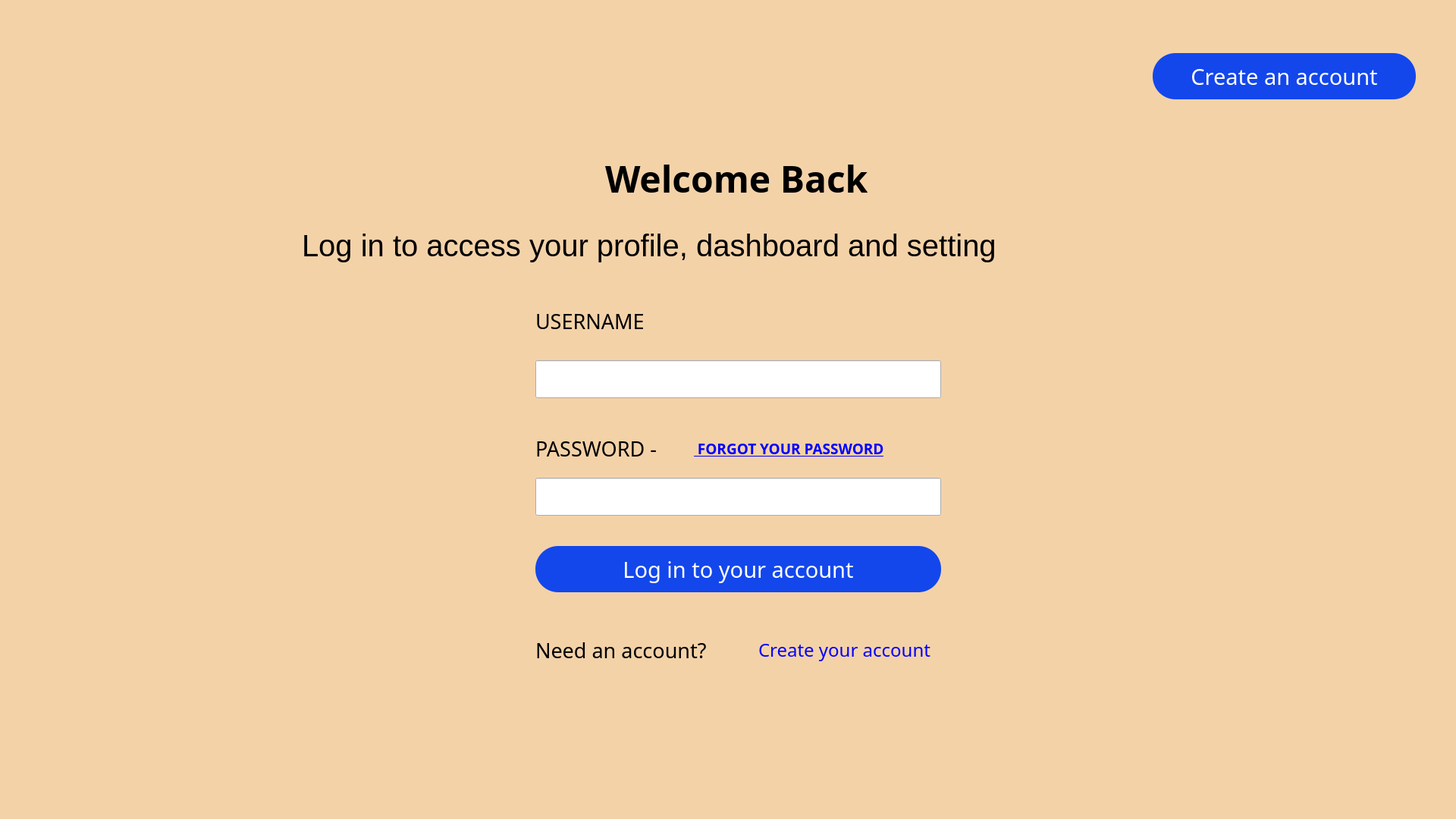
<?xml version="1.0" encoding="UTF-8"?>
<ui version="4.0">
 <class>login_page</class>
 <widget class="QWidget" name="login_page">
  <property name="geometry">
   <rect>
    <x>0</x>
    <y>0</y>
    <width>1920</width>
    <height>1080</height>
   </rect>
  </property>
  <property name="windowTitle">
   <string>First_page</string>
  </property>
  <property name="windowOpacity">
   <double>1.000000000000000</double>
  </property>
  <property name="layoutDirection">
   <enum>Qt::LeftToRight</enum>
  </property>
  <property name="autoFillBackground">
   <bool>false</bool>
  </property>
  <property name="styleSheet">
   <string notr="true">

background-image: url(D:/Downloads/IC_Kmitl/Software Engineering Principle/Project/UI/login_wallpaper_2.png);

background-size: cover;

opacity : 0.7;

</string>
  </property>
  <widget class="QLabel" name="orange_background">
   <property name="geometry">
    <rect>
     <x>0</x>
     <y>0</y>
     <width>1920</width>
     <height>1080</height>
    </rect>
   </property>
   <property name="cursor">
    <cursorShape>PointingHandCursor</cursorShape>
   </property>
   <property name="styleSheet">
    <string notr="true">background: rgba(255, 140, 0 , 0.30);

opacity: 0.69;

</string>
   </property>
   <property name="frameShadow">
    <enum>QFrame::Plain</enum>
   </property>
   <property name="text">
    <string/>
   </property>
  </widget>
  <widget class="QPushButton" name="create_an_account_Button">
   <property name="geometry">
    <rect>
     <x>1520</x>
     <y>70</y>
     <width>347</width>
     <height>61</height>
    </rect>
   </property>
   <property name="font">
    <font>
     <family>Yu Gothic</family>
     <pointsize>22</pointsize>
    </font>
   </property>
   <property name="cursor">
    <cursorShape>PointingHandCursor</cursorShape>
   </property>
   <property name="styleSheet">
    <string notr="true">color : white;
background : #1347EC;
border-radius : 30px;
</string>
   </property>
   <property name="text">
    <string>Create an account</string>
   </property>
  </widget>
  <widget class="QLabel" name="welcome_back_label">
   <property name="geometry">
    <rect>
     <x>798</x>
     <y>205</y>
     <width>361</width>
     <height>60</height>
    </rect>
   </property>
   <property name="font">
    <font>
     <family>Script MT Bold</family>
     <pointsize>36</pointsize>
     <weight>75</weight>
     <bold>true</bold>
    </font>
   </property>
   <property name="styleSheet">
    <string notr="true">background: transparent;</string>
   </property>
   <property name="text">
    <string>Welcome Back</string>
   </property>
  </widget>
  <widget class="QLabel" name="description_label">
   <property name="geometry">
    <rect>
     <x>398</x>
     <y>290</y>
     <width>1154</width>
     <height>67</height>
    </rect>
   </property>
   <property name="font">
    <font>
     <family>Segoe UI</family>
     <pointsize>30</pointsize>
    </font>
   </property>
   <property name="styleSheet">
    <string notr="true">background: transparent
</string>
   </property>
   <property name="text">
    <string>Log in to access your profile, dashboard and setting </string>
   </property>
  </widget>
  <widget class="QLabel" name="username_label">
   <property name="geometry">
    <rect>
     <x>706</x>
     <y>404</y>
     <width>191</width>
     <height>39</height>
    </rect>
   </property>
   <property name="font">
    <font>
     <family>Yu Gothic</family>
     <pointsize>20</pointsize>
    </font>
   </property>
   <property name="styleSheet">
    <string notr="true">background: transparent;</string>
   </property>
   <property name="text">
    <string>USERNAME</string>
   </property>
  </widget>
  <widget class="QLineEdit" name="username_input">
   <property name="geometry">
    <rect>
     <x>706</x>
     <y>475</y>
     <width>535</width>
     <height>50</height>
    </rect>
   </property>
   <property name="font">
    <font>
     <family>Yu Gothic Medium</family>
     <pointsize>22</pointsize>
    </font>
   </property>
   <property name="text">
    <string/>
   </property>
  </widget>
  <widget class="QLabel" name="password_label">
   <property name="geometry">
    <rect>
     <x>706</x>
     <y>572</y>
     <width>231</width>
     <height>39</height>
    </rect>
   </property>
   <property name="font">
    <font>
     <family>Yu Gothic</family>
     <pointsize>20</pointsize>
    </font>
   </property>
   <property name="styleSheet">
    <string notr="true">background: transparent;</string>
   </property>
   <property name="text">
    <string>PASSWORD -</string>
   </property>
  </widget>
  <widget class="QLineEdit" name="password_input">
   <property name="geometry">
    <rect>
     <x>706</x>
     <y>630</y>
     <width>535</width>
     <height>50</height>
    </rect>
   </property>
   <property name="font">
    <font>
     <family>Yu Gothic Medium</family>
     <pointsize>22</pointsize>
    </font>
   </property>
   <property name="text">
    <string/>
   </property>
  </widget>
  <widget class="QLabel" name="forget_password_label">
   <property name="geometry">
    <rect>
     <x>915</x>
     <y>576</y>
     <width>340</width>
     <height>30</height>
    </rect>
   </property>
   <property name="font">
    <font>
     <family>Yu Gothic</family>
     <pointsize>14</pointsize>
     <weight>75</weight>
     <bold>true</bold>
     <underline>true</underline>
    </font>
   </property>
   <property name="cursor">
    <cursorShape>PointingHandCursor</cursorShape>
   </property>
   <property name="styleSheet">
    <string notr="true">color : blue;
background: transparent;

</string>
   </property>
   <property name="text">
    <string> FORGOT YOUR PASSWORD</string>
   </property>
  </widget>
  <widget class="QPushButton" name="log_in_Button">
   <property name="geometry">
    <rect>
     <x>706</x>
     <y>720</y>
     <width>535</width>
     <height>61</height>
    </rect>
   </property>
   <property name="font">
    <font>
     <family>Yu Gothic</family>
     <pointsize>22</pointsize>
    </font>
   </property>
   <property name="cursor">
    <cursorShape>PointingHandCursor</cursorShape>
   </property>
   <property name="styleSheet">
    <string notr="true">color : white;
background : #1347EC;
border-radius : 30px;</string>
   </property>
   <property name="text">
    <string>Log in to your account</string>
   </property>
  </widget>
  <widget class="QLabel" name="need_an_account_label">
   <property name="geometry">
    <rect>
     <x>706</x>
     <y>838</y>
     <width>275</width>
     <height>39</height>
    </rect>
   </property>
   <property name="font">
    <font>
     <family>Yu Gothic</family>
     <pointsize>20</pointsize>
    </font>
   </property>
   <property name="styleSheet">
    <string notr="true">background: transparent;</string>
   </property>
   <property name="text">
    <string>Need an account?</string>
   </property>
  </widget>
  <widget class="QLabel" name="create_your_account_label">
   <property name="geometry">
    <rect>
     <x>1000</x>
     <y>842</y>
     <width>291</width>
     <height>30</height>
    </rect>
   </property>
   <property name="font">
    <font>
     <family>Yu Gothic</family>
     <pointsize>18</pointsize>
     <weight>50</weight>
     <bold>false</bold>
     <underline>false</underline>
    </font>
   </property>
   <property name="cursor">
    <cursorShape>PointingHandCursor</cursorShape>
   </property>
   <property name="styleSheet">
    <string notr="true">color : blue;
background: transparent;

</string>
   </property>
   <property name="text">
    <string>Create your account </string>
   </property>
  </widget>
 </widget>
 <resources/>
 <connections/>
</ui>
